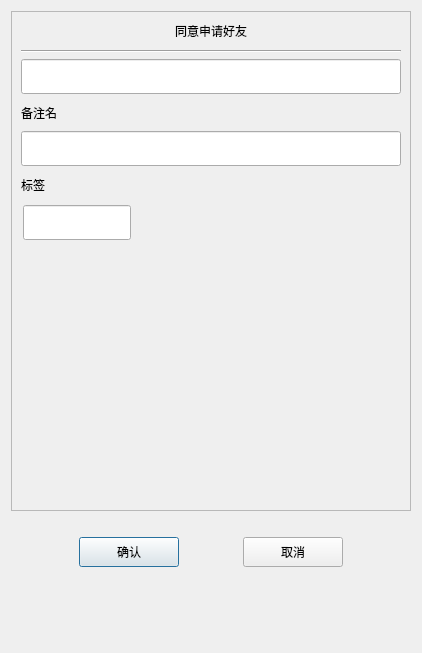
<?xml version="1.0" encoding="UTF-8"?>
<ui version="4.0">
 <class>AuthenFriend</class>
 <widget class="QDialog" name="AuthenFriend">
  <property name="geometry">
   <rect>
    <x>0</x>
    <y>0</y>
    <width>422</width>
    <height>653</height>
   </rect>
  </property>
  <property name="windowTitle">
   <string>Dialog</string>
  </property>
  <layout class="QVBoxLayout" name="verticalLayout">
   <item>
    <widget class="QScrollArea" name="scrollArea">
     <property name="minimumSize">
      <size>
       <width>0</width>
       <height>500</height>
      </size>
     </property>
     <property name="widgetResizable">
      <bool>true</bool>
     </property>
     <widget class="QWidget" name="scrollcontent">
      <property name="geometry">
       <rect>
        <x>0</x>
        <y>0</y>
        <width>408</width>
        <height>498</height>
       </rect>
      </property>
      <layout class="QVBoxLayout" name="verticalLayout_12">
       <property name="spacing">
        <number>0</number>
       </property>
       <property name="leftMargin">
        <number>0</number>
       </property>
       <property name="rightMargin">
        <number>0</number>
       </property>
       <item alignment="Qt::AlignmentFlag::AlignHCenter">
        <widget class="QLabel" name="apply_lb">
         <property name="minimumSize">
          <size>
           <width>0</width>
           <height>20</height>
          </size>
         </property>
         <property name="maximumSize">
          <size>
           <width>16777215</width>
           <height>20</height>
          </size>
         </property>
         <property name="text">
          <string>同意申请好友</string>
         </property>
        </widget>
       </item>
       <item>
        <widget class="QWidget" name="apply_wid" native="true">
         <layout class="QVBoxLayout" name="verticalLayout_13">
          <item>
           <widget class="Line" name="line">
            <property name="orientation">
             <enum>Qt::Orientation::Horizontal</enum>
            </property>
           </widget>
          </item>
          <item>
           <widget class="CustomizeEdit" name="name_ed">
            <property name="minimumSize">
             <size>
              <width>0</width>
              <height>35</height>
             </size>
            </property>
            <property name="maximumSize">
             <size>
              <width>16777215</width>
              <height>35</height>
             </size>
            </property>
           </widget>
          </item>
          <item>
           <widget class="QLabel" name="label">
            <property name="minimumSize">
             <size>
              <width>0</width>
              <height>25</height>
             </size>
            </property>
            <property name="maximumSize">
             <size>
              <width>16777215</width>
              <height>25</height>
             </size>
            </property>
            <property name="text">
             <string>备注名</string>
            </property>
           </widget>
          </item>
          <item>
           <widget class="CustomizeEdit" name="back_ed">
            <property name="minimumSize">
             <size>
              <width>0</width>
              <height>35</height>
             </size>
            </property>
            <property name="maximumSize">
             <size>
              <width>16777215</width>
              <height>35</height>
             </size>
            </property>
           </widget>
          </item>
          <item>
           <widget class="QLabel" name="label_2">
            <property name="minimumSize">
             <size>
              <width>0</width>
              <height>25</height>
             </size>
            </property>
            <property name="maximumSize">
             <size>
              <width>16777215</width>
              <height>25</height>
             </size>
            </property>
            <property name="text">
             <string>标签</string>
            </property>
           </widget>
          </item>
          <item>
           <widget class="QWidget" name="lb_group_wid" native="true">
            <property name="minimumSize">
             <size>
              <width>0</width>
              <height>50</height>
             </size>
            </property>
            <layout class="QVBoxLayout" name="verticalLayout_14">
             <property name="spacing">
              <number>0</number>
             </property>
             <property name="leftMargin">
              <number>0</number>
             </property>
             <property name="topMargin">
              <number>0</number>
             </property>
             <property name="rightMargin">
              <number>0</number>
             </property>
             <property name="bottomMargin">
              <number>0</number>
             </property>
             <item>
              <widget class="QWidget" name="gridWidget" native="true">
               <property name="minimumSize">
                <size>
                 <width>0</width>
                 <height>40</height>
                </size>
               </property>
               <property name="maximumSize">
                <size>
                 <width>16777215</width>
                 <height>40</height>
                </size>
               </property>
               <widget class="CustomizeEdit" name="lb_ed">
                <property name="geometry">
                 <rect>
                  <x>2</x>
                  <y>2</y>
                  <width>108</width>
                  <height>35</height>
                 </rect>
                </property>
                <property name="maximumSize">
                 <size>
                  <width>16777215</width>
                  <height>35</height>
                 </size>
                </property>
               </widget>
              </widget>
             </item>
             <item>
              <widget class="QWidget" name="input_tip_wid" native="true">
               <property name="minimumSize">
                <size>
                 <width>0</width>
                 <height>35</height>
                </size>
               </property>
               <property name="maximumSize">
                <size>
                 <width>16777215</width>
                 <height>35</height>
                </size>
               </property>
               <layout class="QVBoxLayout" name="verticalLayout_15">
                <property name="spacing">
                 <number>0</number>
                </property>
                <property name="leftMargin">
                 <number>0</number>
                </property>
                <property name="topMargin">
                 <number>0</number>
                </property>
                <property name="rightMargin">
                 <number>0</number>
                </property>
                <property name="bottomMargin">
                 <number>0</number>
                </property>
                <item>
                 <widget class="ClickedOnceLabel" name="tip_lb">
                  <property name="text">
                   <string/>
                  </property>
                 </widget>
                </item>
               </layout>
              </widget>
             </item>
             <item>
              <widget class="QWidget" name="widget" native="true">
               <property name="minimumSize">
                <size>
                 <width>0</width>
                 <height>60</height>
                </size>
               </property>
               <layout class="QHBoxLayout" name="horizontalLayout_6">
                <property name="spacing">
                 <number>0</number>
                </property>
                <property name="leftMargin">
                 <number>0</number>
                </property>
                <property name="topMargin">
                 <number>0</number>
                </property>
                <property name="rightMargin">
                 <number>0</number>
                </property>
                <property name="bottomMargin">
                 <number>0</number>
                </property>
                <item>
                 <widget class="QWidget" name="lb_list" native="true">
                  <property name="minimumSize">
                   <size>
                    <width>287</width>
                    <height>50</height>
                   </size>
                  </property>
                  <property name="maximumSize">
                   <size>
                    <width>287</width>
                    <height>16777215</height>
                   </size>
                  </property>
                 </widget>
                </item>
                <item>
                 <widget class="QWidget" name="more_lb_wid" native="true">
                  <property name="maximumSize">
                   <size>
                    <width>30</width>
                    <height>16777215</height>
                   </size>
                  </property>
                  <layout class="QVBoxLayout" name="verticalLayout_16">
                   <item>
                    <spacer name="verticalSpacer_7">
                     <property name="orientation">
                      <enum>Qt::Orientation::Vertical</enum>
                     </property>
                     <property name="sizeHint" stdset="0">
                      <size>
                       <width>20</width>
                       <height>40</height>
                      </size>
                     </property>
                    </spacer>
                   </item>
                   <item>
                    <widget class="ClickedOnceLabel" name="more_lb">
                     <property name="minimumSize">
                      <size>
                       <width>25</width>
                       <height>25</height>
                      </size>
                     </property>
                     <property name="maximumSize">
                      <size>
                       <width>25</width>
                       <height>25</height>
                      </size>
                     </property>
                     <property name="text">
                      <string/>
                     </property>
                    </widget>
                   </item>
                   <item>
                    <spacer name="verticalSpacer_8">
                     <property name="orientation">
                      <enum>Qt::Orientation::Vertical</enum>
                     </property>
                     <property name="sizeHint" stdset="0">
                      <size>
                       <width>20</width>
                       <height>40</height>
                      </size>
                     </property>
                    </spacer>
                   </item>
                  </layout>
                 </widget>
                </item>
               </layout>
              </widget>
             </item>
            </layout>
           </widget>
          </item>
         </layout>
        </widget>
       </item>
      </layout>
     </widget>
    </widget>
   </item>
   <item>
    <spacer name="verticalSpacer">
     <property name="orientation">
      <enum>Qt::Orientation::Vertical</enum>
     </property>
     <property name="sizeType">
      <enum>QSizePolicy::Policy::Fixed</enum>
     </property>
     <property name="sizeHint" stdset="0">
      <size>
       <width>20</width>
       <height>10</height>
      </size>
     </property>
    </spacer>
   </item>
   <item>
    <widget class="QWidget" name="apply_sure_wid" native="true">
     <property name="minimumSize">
      <size>
       <width>0</width>
       <height>50</height>
      </size>
     </property>
     <layout class="QHBoxLayout" name="horizontalLayout_5">
      <item>
       <spacer name="horizontalSpacer_7">
        <property name="orientation">
         <enum>Qt::Orientation::Horizontal</enum>
        </property>
        <property name="sizeHint" stdset="0">
         <size>
          <width>40</width>
          <height>20</height>
         </size>
        </property>
       </spacer>
      </item>
      <item>
       <widget class="ClickedBtn" name="sure_btn">
        <property name="minimumSize">
         <size>
          <width>100</width>
          <height>30</height>
         </size>
        </property>
        <property name="text">
         <string>确认</string>
        </property>
       </widget>
      </item>
      <item>
       <spacer name="horizontalSpacer_8">
        <property name="orientation">
         <enum>Qt::Orientation::Horizontal</enum>
        </property>
        <property name="sizeHint" stdset="0">
         <size>
          <width>40</width>
          <height>20</height>
         </size>
        </property>
       </spacer>
      </item>
      <item>
       <widget class="ClickedBtn" name="cancel_btn">
        <property name="minimumSize">
         <size>
          <width>100</width>
          <height>30</height>
         </size>
        </property>
        <property name="text">
         <string>取消</string>
        </property>
       </widget>
      </item>
      <item>
       <spacer name="horizontalSpacer_9">
        <property name="orientation">
         <enum>Qt::Orientation::Horizontal</enum>
        </property>
        <property name="sizeHint" stdset="0">
         <size>
          <width>40</width>
          <height>20</height>
         </size>
        </property>
       </spacer>
      </item>
     </layout>
    </widget>
   </item>
   <item>
    <spacer name="verticalSpacer_9">
     <property name="orientation">
      <enum>Qt::Orientation::Vertical</enum>
     </property>
     <property name="sizeHint" stdset="0">
      <size>
       <width>20</width>
       <height>40</height>
      </size>
     </property>
    </spacer>
   </item>
  </layout>
 </widget>
 <customwidgets>
  <customwidget>
   <class>ClickedBtn</class>
   <extends>QPushButton</extends>
   <header location="global">clickedbtn.h</header>
  </customwidget>
  <customwidget>
   <class>CustomizeEdit</class>
   <extends>QLineEdit</extends>
   <header location="global">customizeedit.h</header>
  </customwidget>
  <customwidget>
   <class>ClickedOnceLabel</class>
   <extends>QLabel</extends>
   <header location="global">clickedoncelabel.h</header>
  </customwidget>
 </customwidgets>
 <resources/>
 <connections/>
</ui>
